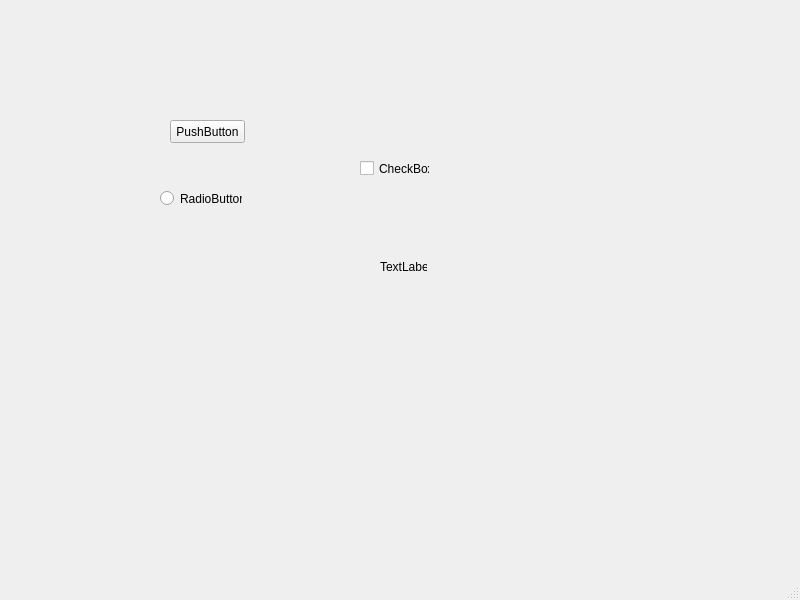
<?xml version="1.0" encoding="UTF-8"?>
<ui version="4.0">
 <class>MainWindow</class>
 <widget class="QMainWindow" name="MainWindow">
  <property name="geometry">
   <rect>
    <x>0</x>
    <y>0</y>
    <width>800</width>
    <height>600</height>
   </rect>
  </property>
  <property name="windowTitle">
   <string>MainWindow</string>
  </property>
  <widget class="QWidget" name="centralwidget">
   <widget class="QPushButton" name="pushButton">
    <property name="geometry">
     <rect>
      <x>170</x>
      <y>120</y>
      <width>75</width>
      <height>23</height>
     </rect>
    </property>
    <property name="text">
     <string>PushButton</string>
    </property>
   </widget>
   <widget class="QRadioButton" name="radioButton">
    <property name="geometry">
     <rect>
      <x>160</x>
      <y>190</y>
      <width>82</width>
      <height>17</height>
     </rect>
    </property>
    <property name="text">
     <string>RadioButton</string>
    </property>
   </widget>
   <widget class="QCheckBox" name="checkBox">
    <property name="geometry">
     <rect>
      <x>360</x>
      <y>160</y>
      <width>70</width>
      <height>17</height>
     </rect>
    </property>
    <property name="text">
     <string>CheckBox</string>
    </property>
   </widget>
   <widget class="QLabel" name="label">
    <property name="geometry">
     <rect>
      <x>380</x>
      <y>260</y>
      <width>47</width>
      <height>13</height>
     </rect>
    </property>
    <property name="text">
     <string>TextLabel</string>
    </property>
   </widget>
  </widget>
  <widget class="QMenuBar" name="menubar">
   <property name="geometry">
    <rect>
     <x>0</x>
     <y>0</y>
     <width>800</width>
     <height>21</height>
    </rect>
   </property>
  </widget>
  <widget class="QStatusBar" name="statusbar"/>
 </widget>
 <resources/>
 <connections/>
</ui>
